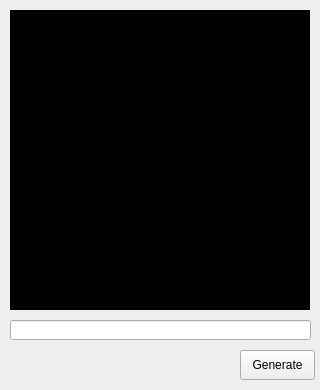
<?xml version="1.0" encoding="UTF-8"?>
<ui version="4.0">
 <class>Form</class>
 <widget class="QWidget" name="Form">
  <property name="geometry">
   <rect>
    <x>0</x>
    <y>0</y>
    <width>320</width>
    <height>390</height>
   </rect>
  </property>
  <property name="sizePolicy">
   <sizepolicy hsizetype="Fixed" vsizetype="Fixed">
    <horstretch>0</horstretch>
    <verstretch>0</verstretch>
   </sizepolicy>
  </property>
  <property name="minimumSize">
   <size>
    <width>320</width>
    <height>390</height>
   </size>
  </property>
  <property name="maximumSize">
   <size>
    <width>320</width>
    <height>390</height>
   </size>
  </property>
  <property name="windowTitle">
   <string>QRCode App</string>
  </property>
  <widget class="QLabel" name="lblQrCode">
   <property name="geometry">
    <rect>
     <x>10</x>
     <y>10</y>
     <width>300</width>
     <height>300</height>
    </rect>
   </property>
   <property name="styleSheet">
    <string notr="true">background-color: rgb(0, 0, 0)</string>
   </property>
   <property name="text">
    <string/>
   </property>
  </widget>
  <widget class="QPushButton" name="btnQrGen">
   <property name="geometry">
    <rect>
     <x>240</x>
     <y>350</y>
     <width>75</width>
     <height>30</height>
    </rect>
   </property>
   <property name="text">
    <string>Generate</string>
   </property>
  </widget>
  <widget class="QLineEdit" name="txtQrData">
   <property name="geometry">
    <rect>
     <x>10</x>
     <y>320</y>
     <width>301</width>
     <height>20</height>
    </rect>
   </property>
  </widget>
 </widget>
 <resources/>
 <connections/>
</ui>
